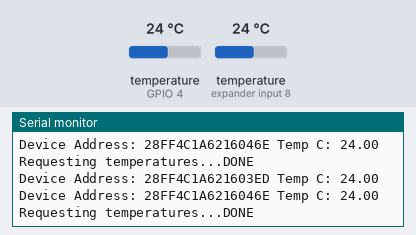
This sketch was run on a simulated ESP8266 (NodeMCU). On the bench: the last lines printed to the serial monitor. The inputs (shaded band) are chosen by the test bench; at power-on: temperature (sensors on GPIO 4, expander input 8) 24 °C. WiFi joins after 1.5 s; servers stay silent unless stated; random numbers use the default seed unless the sketch sets one; no MQTT or app messages arrive unless stated; not simulated (calls return 0 or success): credentials.h.

Above: at 2.8 s.
2.9 s: temperature (sensor on GPIO 4) set to 12 °C
At 3.15 s:
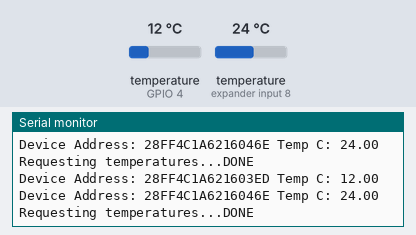
5.9 s: temperature (sensor on expander input 8) set to 12 °C
At 6.08 s:
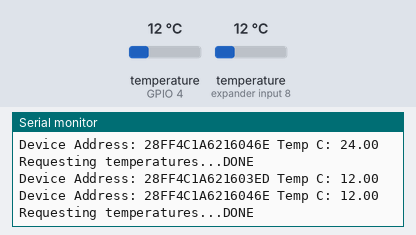
8.9 s: temperature (sensor on GPIO 4) set to 19 °C
At 9.16 s:
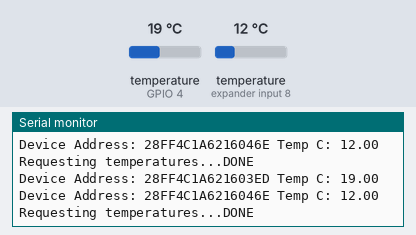
10.4 s: temperature (sensor on expander input 8) set to 7 °C
At 10.62 s:
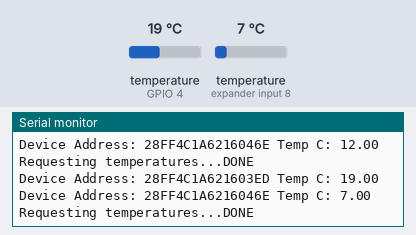
Timing chart, 0 to 13.4 s (numbered marks = the images above; inputs shaded):
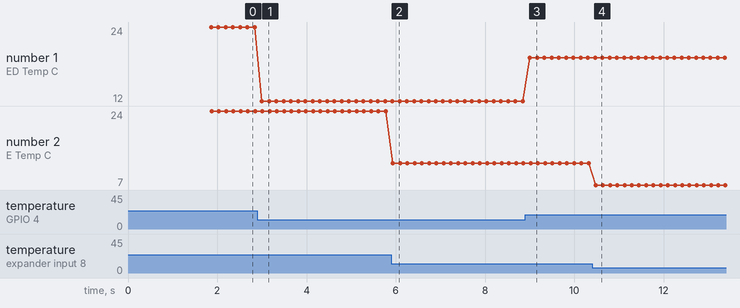

Measured:
- after the input at 2.9 s, the serial monitor: prints a new line after 0.10 s (image 1)
- after the input at 5.9 s, the serial monitor: prints a new line at once (image 2)
- after the input at 8.9 s, the serial monitor: prints a new line after 0.11 s (image 3)
- after the input at 10.4 s, the serial monitor: prints a new line after 0.08 s (image 4)
- plotted number 1: 24 → 12 after the input at 2.9 s, 12 → 19 after the input at 8.9 s
- plotted number 2: 12 → 7 after the input at 10.4 s

The sketch:

Solarthermie.ino
```cpp
// Include the libraries we need
#include <OneWire.h>
#include <DallasTemperature.h>
#include <ESP8266WiFi.h>
#include <PubSubClient.h>
#include "credentials.h" //My Wifi and MQTT credentials

//ESP Stuff
const char* ssid = WIFI_SSID;
const char* password = WIFI_PASSWD;
const char* mqtt_server = "192.168.178.143";
/* const char* mqqt_username = MQTT_USERN; */
/* const char* mqtt_password = MQTT_PASSWD; */

WiFiClient espClient;
PubSubClient client(espClient);
unsigned long lastMsg = 0;
#define MSG_BUFFER_SIZE	(50)
char msg[MSG_BUFFER_SIZE];
int value = 0;
//

// Data wire is plugged into port 2 on the Arduino
#define ONE_WIRE_BUS 4
#define TEMPERATURE_PRECISION 9

// Setup a oneWire instance to communicate with any OneWire devices (not just Maxim/Dallas temperature ICs)
OneWire oneWire(ONE_WIRE_BUS);

// Pass our oneWire reference to Dallas Temperature.
DallasTemperature sensors(&oneWire);

// arrays to hold device addresses
/* DeviceAddress roofThermometer, tankThermometer; */

// Assign address manually. The addresses below will need to be changed
// to valid device addresses on your bus. Device address can be retrieved
// by using either oneWire.search(deviceAddress) or individually via
// sensors.getAddress(deviceAddress, index)
DeviceAddress roofThermometer = { 0x28, 0xA7, 0xEC, 0x75, 0xD0, 0x01, 0x3C, 0xD5 };
DeviceAddress tankThermometer   = { 0x28, 0xE0, 0x73, 0x75, 0xD0, 0x01, 0x3C, 0xFD };

void setup_wifi() {

  delay(10);
  // start by connecting to a WiFi network
  Serial.println();
  Serial.print("Connecting to ");
  Serial.println(ssid);

  WiFi.mode(WIFI_STA);
  WiFi.begin(ssid, password);

  while (WiFi.status() != WL_CONNECTED) {
    delay(500);
    Serial.print(".");
  }

  randomSeed(micros());

  Serial.println("");
  Serial.println("WiFi connected");
  Serial.println("IP address: ");
  Serial.println(WiFi.localIP());
}

void reconnect() {
  // Loop until we're reconnected
  while (!client.connected()) {
    Serial.print("Attempting MQTT connection...");
    // Create a random client ID
    String clientId = "ESP8266Client-";
    clientId += String(random(0xffff), HEX);
    // Attempt to connect
    /* if (client.connect(clientId.c_str(), mqqt_username, mqtt_password)) { */
    if (client.connect(clientId.c_str())) {
      Serial.println("connected");
      // Once connected, publish an announcement...
      client.publish("sensors/bad/bme280/debug", "MQTT connection established");
    } else {
      Serial.print("failed, rc=");
      Serial.print(client.state());
      Serial.println(" try again in 5 seconds");
      // Wait 5 seconds before retrying
      delay(5000);
    }
  }
}

void setup(void)
{
  /* pinMode(BUILTIN_LED, OUTPUT);     // Initialize the BUILTIN_LED pin as an output */
  setup_wifi();
  client.setServer(mqtt_server, 1883);

  // start serial port
  Serial.begin(9600);
  /* delaystartup(5); */
  Serial.println("Dallas Temperature IC Control Library Demo");

  // Start up the library
  sensors.begin();

  // locate devices on the bus
  Serial.print("Locating devices...");
  Serial.print("Found ");
  Serial.print(sensors.getDeviceCount(), DEC);
  Serial.println(" devices.");

  // report parasite power requirements
  Serial.print("Parasite power is: ");
  if (sensors.isParasitePowerMode()) Serial.println("ON");
  else Serial.println("OFF");

  // Search for devices on the bus and assign based on an index. Ideally,
  // you would do this to initially discover addresses on the bus and then
  // use those addresses and manually assign them (see above) once you know
  // the devices on your bus (and assuming they don't change).
  //
  // method 1: by index
  if (!sensors.getAddress(roofThermometer, 0)) Serial.println("Unable to find address for Device 0");
  if (!sensors.getAddress(tankThermometer, 1)) Serial.println("Unable to find address for Device 1");

  // method 2: search()
  // search() looks for the next device. Returns 1 if a new address has been
  // returned. A zero might mean that the bus is shorted, there are no devices,
  // or you have already retrieved all of them. It might be a good idea to
  // check the CRC to make sure you didn't get garbage. The order is
  // deterministic. You will always get the same devices in the same order
  //
  // Must be called before search()
  //oneWire.reset_search();
  // assigns the first address found to roofThermometer
  //if (!oneWire.search(roofThermometer)) Serial.println("Unable to find address for roofThermometer");
  // assigns the seconds address found to tankThermometer
  //if (!oneWire.search(tankThermometer)) Serial.println("Unable to find address for tankThermometer");

  // show the addresses we found on the bus
  Serial.print("Device 0 Address: ");
  printAddress(roofThermometer);
  Serial.println();

  Serial.print("Device 1 Address: ");
  printAddress(tankThermometer);
  Serial.println();

  // set the resolution to 9 bit per device
  sensors.setResolution(roofThermometer, TEMPERATURE_PRECISION);
  sensors.setResolution(tankThermometer, TEMPERATURE_PRECISION);

  Serial.print("Device 0 Resolution: ");
  Serial.print(sensors.getResolution(roofThermometer), DEC);
  Serial.println();

  Serial.print("Device 1 Resolution: ");
  Serial.print(sensors.getResolution(tankThermometer), DEC);
  Serial.println();
}

// function to print a device address
void printAddress(DeviceAddress deviceAddress)
{
  for (uint8_t i = 0; i < 8; i++)
  {
    // zero pad the address if necessary
    if (deviceAddress[i] < 16) Serial.print("0");
    Serial.print(deviceAddress[i], HEX);
  }
}

// function to print the temperature for a device
void printTemperature(DeviceAddress deviceAddress)
{
  float tempC = sensors.getTempC(deviceAddress);
  if(tempC == DEVICE_DISCONNECTED_C)
  {
    Serial.println("Error: Could not read temperature data");
    return;
  }
  Serial.print("Temp C: ");
  Serial.print(tempC);
  client.publish("sensors/test/ds18b20/temp1", String(tempC).c_str());
  /* Serial.print(" Temp F: "); */
  /* Serial.print(DallasTemperature::toFahrenheit(tempC)); */
}

// function to print a device's resolution
void printResolution(DeviceAddress deviceAddress)
{
  Serial.print("Resolution: ");
  Serial.print(sensors.getResolution(deviceAddress));
  Serial.println();
}

// main function to print information about a device
void printData(DeviceAddress deviceAddress)
{
  Serial.print("Device Address: ");
  printAddress(deviceAddress);
  Serial.print(" ");
  printTemperature(deviceAddress);
  Serial.println();
}

//void delaystartup(seconds)
//{
//  for(int i = seconds; i == 0; i--;)
//  {
//    delay(1000);
//  }
//}

/*
   Main function, calls the temperatures in a loop.
*/
void loop(void)
{
  if (!client.connected()) {
    reconnect();
  }
  client.loop();
  // call sensors.requestTemperatures() to issue a global temperature
  // request to all devices on the bus
  Serial.print("Requesting temperatures...");
  sensors.requestTemperatures();
  Serial.println("DONE");

  /* print the device information */
  printData(roofThermometer);
  printData(tankThermometer);
}
```
